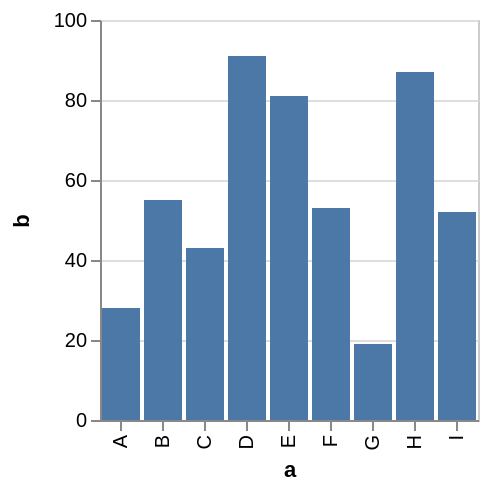

Vega-Lite specification for this chart:
### Vega specification from a JSON file in a GitHub repository (floating-point values rounded to 4 significant figures)
{"$schema": "https://vega.github.io/schema/vega/v3.0.json", "description": "A simple bar chart with embedded data.", "autosize": "pad", "padding": 5, "style": "cell", "data": [{"name": "source_0", "values": [{"a": "A", "b": 28}, {"a": "B", "b": 55}, {"a": "C", "b": 43}, {"a": "D", "b": 91}, {"a": "E", "b": 81}, {"a": "F", "b": 53}, {"a": "G", "b": 19}, {"a": "H", "b": 87}, {"a": "I", "b": 52}]}, {"name": "data_0", "source": "source_0", "transform": [{"type": "formula", "expr": "toNumber(datum[\"b\"])", "as": "b"}, {"type": "filter", "expr": "datum[\"b\"] !== null && !isNaN(datum[\"b\"])"}]}], "signals": [{"name": "x_step", "value": 21}, {"name": "width", "update": "bandspace(domain('x').length, 0.1, 0.05) * x_step"}, {"name": "height", "update": "200"}], "marks": [{"name": "marks", "type": "rect", "role": "bar", "style": ["bar"], "from": {"data": "data_0"}, "encode": {"update": {"x": {"scale": "x", "field": "a"}, "width": {"scale": "x", "band": true}, "y": {"scale": "y", "field": "b"}, "y2": {"scale": "y", "value": 0}, "fill": {"value": "#4c78a8"}, "tooltip": {"signal": "format(datum[\"b\"], '')"}}}}], "scales": [{"name": "x", "type": "band", "domain": {"data": "data_0", "field": "a", "sort": true}, "range": {"step": {"signal": "x_step"}}, "round": true, "paddingInner": 0.1, "paddingOuter": 0.05}, {"name": "y", "type": "linear", "domain": {"data": "data_0", "field": "b"}, "range": [{"signal": "height"}, 0], "round": true, "nice": true, "zero": true}], "axes": [{"scale": "x", "labelOverlap": true, "orient": "bottom", "title": "a", "zindex": 1, "encode": {"labels": {"update": {"angle": {"value": 270}, "align": {"value": "right"}, "baseline": {"value": "middle"}}}}}, {"scale": "y", "labelOverlap": true, "orient": "left", "tickCount": {"signal": "ceil(height/40)"}, "title": "b", "zindex": 1}, {"scale": "y", "domain": false, "grid": true, "labels": false, "maxExtent": 0, "minExtent": 0, "orient": "left", "tickCount": {"signal": "ceil(height/40)"}, "ticks": false, "zindex": 0, "gridScale": "x"}], "config": {"axis": {"domainColor": "#888", "tickColor": "#888"}, "axisY": {"minExtent": 30}, "style": {"cell": {"fill": "transparent", "stroke": "#ccc"}}}}
